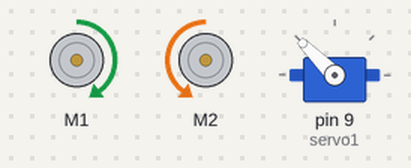
The sketch below on a simulated Arduino Uno, built with avr-gcc and run on an emulated ATmega328P. Shown: 2 × DC motor (green arrow = forward, orange = backward, longer = faster), servo.

Above: at 0.05 s.
At 2.0 s:
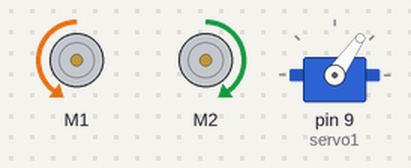
Timing chart, 0 to 4.6 s (numbered marks = the images above):
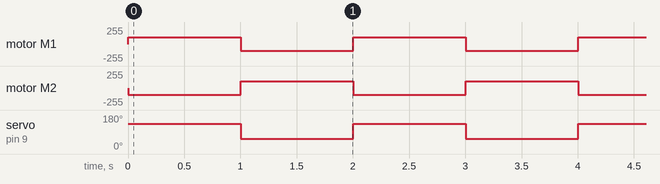

The sketch:

otofun.ino
```cpp
#include <AFMotor.h>
#include<Servo.h>

Servo servo1;
AF_DCMotor motor1(1,MOTOR12_64KHZ);
AF_DCMotor motor2(2,MOTOR12_64KHZ);
long time;
long resetTime = 1000;
bool switchChannel = false;
void setup() {
  // put your setup code here, to run once:
  Serial.begin(9600);
  time = millis();
  motor1.setSpeed(100);
  motor2.setSpeed(100);
  servo1.attach(9);
}
int rad = 0;
void loop() {
//
// // put your main code here, to run repeatedly:
  if(millis()-time >resetTime) reset();
   if(switchChannel){
    motor2.run(FORWARD);
    motor1.run(BACKWARD);
    servo1.write(55);
    }
    else{
      motor2.run(BACKWARD);
      motor1.run(FORWARD);
      servo1.write(135);
    }
}
void reset(){
  time = millis();
  switchChannel=!switchChannel;
// servo1.write(90);
}
```

Measured:
- by itself, motor M1, motor M2: alternates forward 100/255 for 1.0 s and backward 100/255 for 1.0 s
- by itself, servo on pin 9 (servo1): alternates 135° for 1.0 s and 55° for 1.0 s
